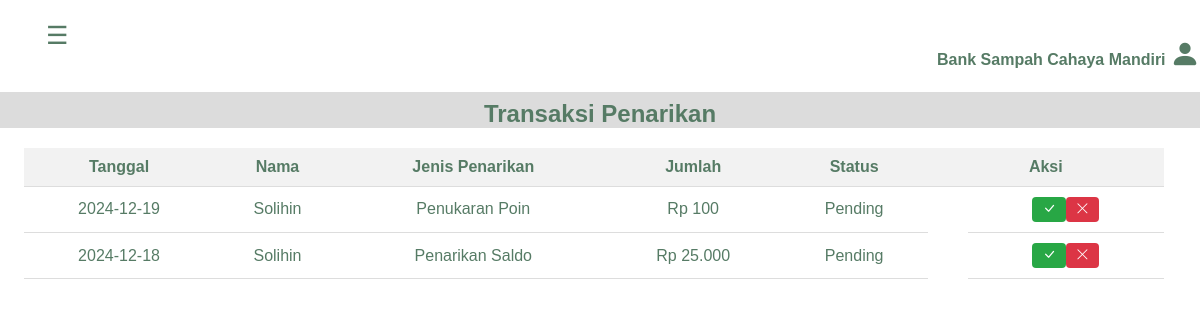
Page /accPenarikan.php on the committed database.
### tables this page shows
CREATE TABLE `penarikan` (
  `IdPenarikan` varchar(5) NOT NULL,
  `IdNasabah` varchar(5) DEFAULT NULL,
  `jumlah` float DEFAULT NULL,
  `tanggalPenarikan` date DEFAULT NULL,
  `jenisPenarikan` enum('PenukaranPoin','PenarikanSaldo') DEFAULT NULL,
  `status` enum('Pending','Diterima','Ditolak') DEFAULT NULL
);

CREATE TABLE `nasabah` (
  `IdNasabah` varchar(5) NOT NULL,
  `nama` varchar(50) DEFAULT NULL,
  `nomorInduk` varchar(20) DEFAULT NULL,
  `alamat` text DEFAULT NULL,
  `saldo` float DEFAULT NULL,
  `poin` int(11) DEFAULT NULL,
  `username` varchar(30) DEFAULT NULL,
  `password` varchar(255) DEFAULT NULL
);

### accPenarikan.php (the view, shortened to what this page needs)
<?php
include "koneksi.php";
$query = "SELECT p.*, n.nama as nama_nasabah
          FROM Penarikan p
          JOIN Nasabah n ON p.IdNasabah = n.IdNasabah
          ORDER BY p.tanggalPenarikan DESC";
$result = mysqli_query($con, $query);
?>
<!DOCTYPE html>
<html lang="en">
<head>
  <link href="https://cdn.jsdelivr.net/npm/bootstrap-icons/font/bootstrap-icons.css" rel="stylesheet">
</head>
<body>
  <button class="hamburger-menu" onclick="toggleSidebar()">
    &#9776;
  </button>
  <div class="sidebar">
    <div class="sidebar-menu">
      <ul class="menu-container">
        <li class="main-menu">
          <a href="dashboardPengurus.php"><i class="bi bi-house-door"></i>Dashboard</a>
        </li>
        <li class="main-menu">
          <a href="Penjualan.php"><i class="bi bi-currency-dollar"></i>Penjualan</a>
        </li>
        <li class="main-menu">
          <a href="RiwayatTransaksi.php"><i class="bi bi-clock-history"></i>Riwayat</a>
        </li>
      </ul>
    </div>
  </div>
  <div class="main-content">
    <header>
      <div class="profile">
        <p>Bank Sampah Cahaya Mandiri <i class="bi bi-person-fill"></i></p>
      </div>
    </header>
    <div class="nasabah-section">
      <h2>Transaksi Penarikan</h2>
    </div>
    <div class="penarikan">
      <table class="nasabah-table">
        <thead>
          <tr>
            <th>Tanggal</th>
            <th>Nama</th>
            <th>Jenis Penarikan</th>
            <th>Jumlah</th>
            <th>Status</th>
            <th>Aksi</th>
          </tr>
        </thead>
        <tbody>
          <?php
          if (mysqli_num_rows($result) > 0) {
            while ($row = mysqli_fetch_assoc($result)) {
              echo "<tr>";
              echo "<td>" . $row['tanggalPenarikan'] . "</td>";
              echo "<td>" . $row['nama_nasabah'] . "</td>";
              echo "<td>" . ($row['jenisPenarikan'] === 'PenarikanSaldo' ? 'Penarikan Saldo' : 'Penukaran Poin') . "</td>";
              echo "<td>Rp " . number_format($row['jumlah'], 0, ',', '.') . "</td>";
              echo "<td>" . $row['status'] . "</td>";
              echo "<td class='action-buttons'>";
              if ($row['status'] === 'Pending') {
                echo "<form method='POST' style='display:inline;'>";
                echo "<button type='submit' name='action' value='terima' class='btn-action btn-terima'><i class='bi bi-check-lg'></i></button>";
                echo "<button type='submit' name='action' value='tolak' class='btn-action btn-tolak'><i class='bi bi-x-lg'></i></button>";
                echo "</form>";
              }
              echo "</td>";
              echo "</tr>";
            }
          } else {
            echo "<tr><td colspan='6' class='text-center'>Tidak ada data penarikan</td></tr>";
          }
          ?>
        </tbody>
      </table>
    </div>
  </div>
</body>
</html>

### accPenarikan.php (style rules this page uses)
body { margin: 0; font-family: Arial, sans-serif; display: flex; height: 100vh; background-color: #FFFFFF; }
.hamburger-menu { font-size: 25px; color: #567B65; background-color: transparent; border: none; position: fixed; top: 20px; left: 40px; z-index: 1000; cursor: pointer; }
.sidebar { position: fixed; width: 250px; left: -259px; top: 0; background-color: #F7FFE5; color: #567B65; height: 100%; padding: 0; box-sizing: border-box; border-radius: none; transition: left 0.3s ease; z-index: 999; }
.main-content { margin-left: 0; transition: margin-left 0.3s ease; }
.sidebar-menu { padding-top: 2px; }
.menu-container, .submenu-container { padding: 0; font-weight: bold; color: #567B65; }
.main-menu a { color: #567B65; text-decoration: none; width: 95%; display: block; padding: 10px 15px; }
.main-content { flex: 1; margin-top: 1cm; padding-bottom: 20px; box-sizing: border-box; color: #567B65; }
header { display: flex; justify-content: right; align-items: center; margin-bottom: 20px; }
header p { margin: 0; font-size: 16px; font-weight: bold; color: #567B65; text-align: right; }
header i { font-size: 30px; }
.nasabah-section { background-color: #dcdcdc; }
.nasabah-section h2 { color: #567B65; text-align: center; padding-top: 8px; }
.nasabah-table { width: 95%; border-collapse: collapse; margin-left: 2%; }
.nasabah-table th, .nasabah-table td { padding: 10px; margin-left: 40px; border-bottom: 1px solid #ddd; text-align: center; }
.nasabah-table th { text-align: center; background-color: #f2f2f2; color: #567B65; }
.action-buttons { display: flex; justify-content: center; gap: 10px; }
.btn-action { padding: 5px 10px; border: none; border-radius: 4px; cursor: pointer; }
.btn-terima { background-color: #28a745; color: white; }
.btn-tolak { background-color: #dc3545; color: white; }

### rows in the picture
penarikan: tanggalPenarikan "2024-12-19", IdNasabah.nama "Solihin", jenisPenarikan "Penukaran Poin", jumlah "100", status "Pending"
penarikan: tanggalPenarikan "2024-12-18", IdNasabah.nama "Solihin", jenisPenarikan "Penarikan Saldo", jumlah "25.000", status "Pending"
